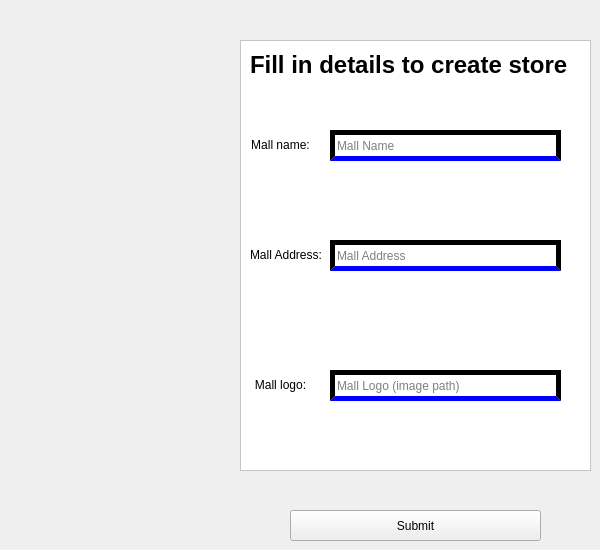
      <widget class="QWidget" name="page_5">
       <widget class="QFrame" name="frame">
        <property name="geometry">
         <rect>
          <x>240</x>
          <y>40</y>
          <width>351</width>
          <height>431</height>
         </rect>
        </property>
        <property name="styleSheet">
         <string notr="true">background-color: rgb(255, 255, 255);</string>
        </property>
        <property name="frameShape">
         <enum>QFrame::StyledPanel</enum>
        </property>
        <property name="frameShadow">
         <enum>QFrame::Raised</enum>
        </property>
        <widget class="QLineEdit" name="mall_name_edit">
         <property name="geometry">
          <rect>
           <x>90</x>
           <y>90</y>
           <width>231</width>
           <height>31</height>
          </rect>
         </property>
         <property name="styleSheet">
          <string notr="true">font: 8pt &quot;CentSchbkCyrill BT&quot;;
text-decoration: none;
border: 5px solid;
border-bottom-color: blue</string>
         </property>
         <property name="text">
          <string/>
         </property>
         <property name="placeholderText">
          <string>Mall Name</string>
         </property>
         <property name="clearButtonEnabled">
          <bool>true</bool>
         </property>
        </widget>
        <widget class="QLabel" name="fill_in_details_label">
         <property name="geometry">
          <rect>
           <x>10</x>
           <y>10</y>
           <width>331</width>
           <height>31</height>
          </rect>
         </property>
         <property name="styleSheet">
          <string notr="true">border: none</string>
         </property>
         <property name="text">
          <string>&lt;html&gt;&lt;head/&gt;&lt;body&gt;&lt;p&gt;&lt;span style=&quot; font-size:18pt; font-weight:600;&quot;&gt;Fill in details to create store&lt;/span&gt;&lt;/p&gt;&lt;/body&gt;&lt;/html&gt;</string>
         </property>
        </widget>
        <widget class="QLabel" name="mall_name_label">
         <property name="geometry">
          <rect>
           <x>10</x>
           <y>90</y>
           <width>61</width>
           <height>31</height>
          </rect>
         </property>
         <property name="styleSheet">
          <string notr="true">border: none</string>
         </property>
         <property name="text">
          <string>&lt;html&gt;&lt;head/&gt;&lt;body&gt;&lt;p align=&quot;center&quot;&gt;Mall name:&lt;/p&gt;&lt;/body&gt;&lt;/html&gt;</string>
         </property>
        </widget>
        <widget class="QLabel" name="mall_address_label">
         <property name="geometry">
          <rect>
           <x>10</x>
           <y>200</y>
           <width>71</width>
           <height>31</height>
          </rect>
         </property>
         <property name="styleSheet">
          <string notr="true">border: none</string>
         </property>
         <property name="text">
          <string>&lt;html&gt;&lt;head/&gt;&lt;body&gt;&lt;p align=&quot;center&quot;&gt;Mall Address:&lt;/p&gt;&lt;/body&gt;&lt;/html&gt;</string>
         </property>
        </widget>
        <widget class="QLabel" name="mall_logo_label">
         <property name="geometry">
          <rect>
           <x>10</x>
           <y>330</y>
           <width>61</width>
           <height>31</height>
          </rect>
         </property>
         <property name="styleSheet">
          <string notr="true">border: none</string>
         </property>
         <property name="text">
          <string>&lt;html&gt;&lt;head/&gt;&lt;body&gt;&lt;p align=&quot;center&quot;&gt;Mall logo:&lt;/p&gt;&lt;/body&gt;&lt;/html&gt;</string>
         </property>
        </widget>
        <widget class="QLineEdit" name="mall_address_edit">
         <property name="geometry">
          <rect>
           <x>90</x>
           <y>200</y>
           <width>231</width>
           <height>31</height>
          </rect>
         </property>
         <property name="styleSheet">
          <string notr="true">font: 8pt &quot;CentSchbkCyrill BT&quot;;
text-decoration: none;
border: 5px solid;
border-bottom-color: blue</string>
         </property>
         <property name="text">
          <string/>
         </property>
         <property name="placeholderText">
          <string>Mall Address</string>
         </property>
         <property name="clearButtonEnabled">
          <bool>true</bool>
         </property>
        </widget>
        <widget class="QLineEdit" name="mall_logo_edit">
         <property name="geometry">
          <rect>
           <x>90</x>
           <y>330</y>
           <width>231</width>
           <height>31</height>
          </rect>
         </property>
         <property name="styleSheet">
          <string notr="true">font: 8pt &quot;CentSchbkCyrill BT&quot;;
text-decoration: none;
border: 5px solid;
border-bottom-color: blue</string>
         </property>
         <property name="text">
          <string/>
         </property>
         <property name="placeholderText">
          <string>Mall Logo (image path)</string>
         </property>
         <property name="clearButtonEnabled">
          <bool>true</bool>
         </property>
        </widget>
       </widget>
       <widget class="QPushButton" name="create_store_submit_button">
        <property name="geometry">
         <rect>
          <x>290</x>
          <y>510</y>
          <width>251</width>
          <height>31</height>
         </rect>
        </property>
        <property name="styleSheet">
         <string notr="true">
QPushButton {
                
	background-color: blue;
                border: none;
                border-radius: 5px;

				color: white
            }
QPushButton:hover {
                background-color: gray;
            };
</string>
        </property>
        <property name="text">
         <string>Submit</string>
        </property>
       </widget>
      </widget>
